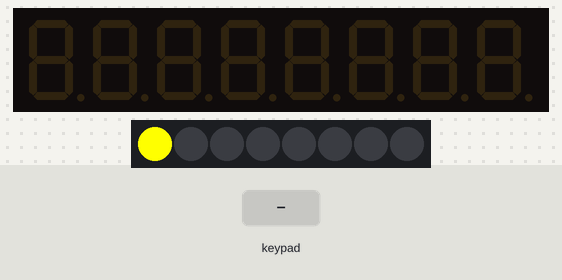
A sketch run on a simulated Arduino Uno, built with avr-gcc and run on an emulated ATmega328P. Parts: 8-digit seven-segment display, 8 RGB LEDs in strip order, left to right. Wiring (inferred from the names in the program): TM1638 display and keys: STB pin 7; clock pin 9; DIO pin 8. The inputs (shaded band) are chosen by the test bench.

Above: at 1.2 s.
1.3 s: key '2' pressed
At 2.2 s:
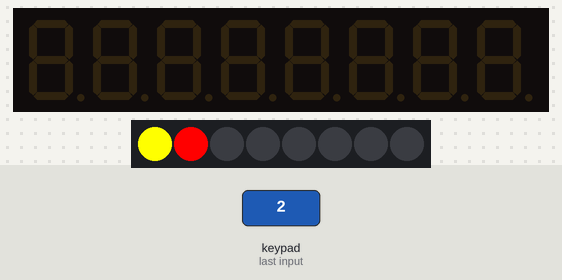
2.8 s: key '3' pressed
At 3.3 s:
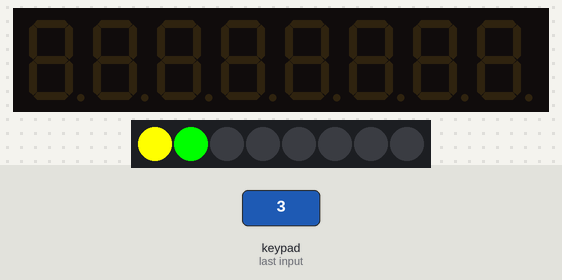
4.3 s: key '1' pressed
At 5.5 s:
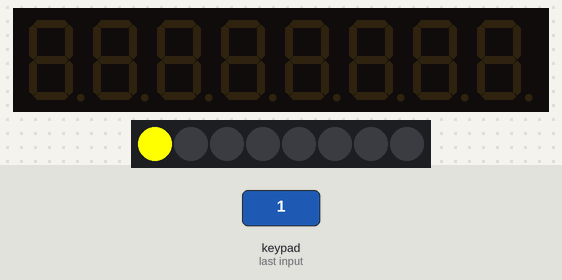
5.8 s: key '6' pressed
At 6.8 s:
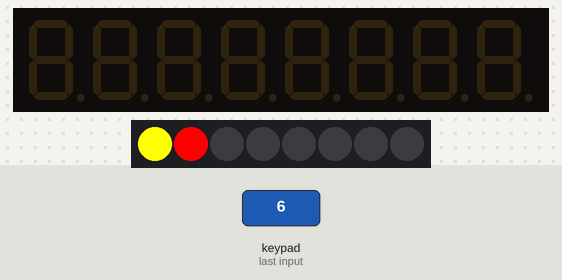
Timing chart, 0 to 8.3 s (numbered marks = the images above; inputs shaded):
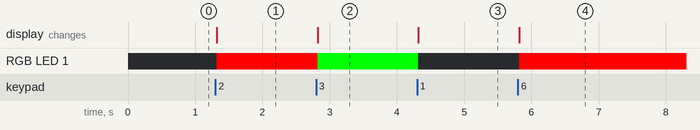

The sketch:

lab11-example1.ino
```cpp
const int strobe = 7;
const int clock = 9;
const int data = 8;

void setup()
{
 pinMode(strobe, OUTPUT);
 pinMode(clock, OUTPUT);
 pinMode(data, OUTPUT);
 sendCommand(0x8f); // activate
 reset();
}

void loop()
{
 uint8_t buttons = readTM1638_Buttons();
 for(uint8_t position = 0; position < 8; position++)
 {
 uint8_t mask = 0x1 << position;
 setTM1638LED(buttons & mask ? 1 : 0, position);
 }
}

// function from slide

void reset()
{
  sendCommand(0x40); // set auto increment mode
  digitalWrite(strobe, LOW);
  shiftOut(data, clock, LSBFIRST, 0xc0); // set starting address to 0
  for(uint8_t i = 0; i < 16; i++)
  {
  shiftOut(data, clock, LSBFIRST, 0x00); //เคลียร์การแสดงผลเดิมทุกค่า
  }
  digitalWrite(strobe, HIGH);
}

void sendCommand(uint8_t value)
{
  digitalWrite(strobe, LOW);
  shiftOut(data, clock, LSBFIRST, value);
  digitalWrite(strobe, HIGH);
}

uint8_t readTM1638_Buttons(void)
{
  uint8_t buttons = 0;
  digitalWrite(strobe, LOW);
  shiftOut(data, clock, LSBFIRST, 0x42);
  pinMode(data, INPUT);
  for (uint8_t i = 0; i < 4; i++)
  {
  uint8_t v = shiftIn(data, clock, LSBFIRST) << i;
  buttons |= v;
  }
  pinMode(data, OUTPUT);
  digitalWrite(strobe, HIGH);
  return buttons;
}

void setTM1638LED(uint8_t position, uint8_t value)
{
  pinMode(data, OUTPUT);
  sendCommand(0x44);
  digitalWrite(strobe, LOW);
  shiftOut(data, clock, LSBFIRST, 0xC1 + (position << 1));
  shiftOut(data, clock, LSBFIRST, value);
  digitalWrite(strobe, HIGH);
}
```
